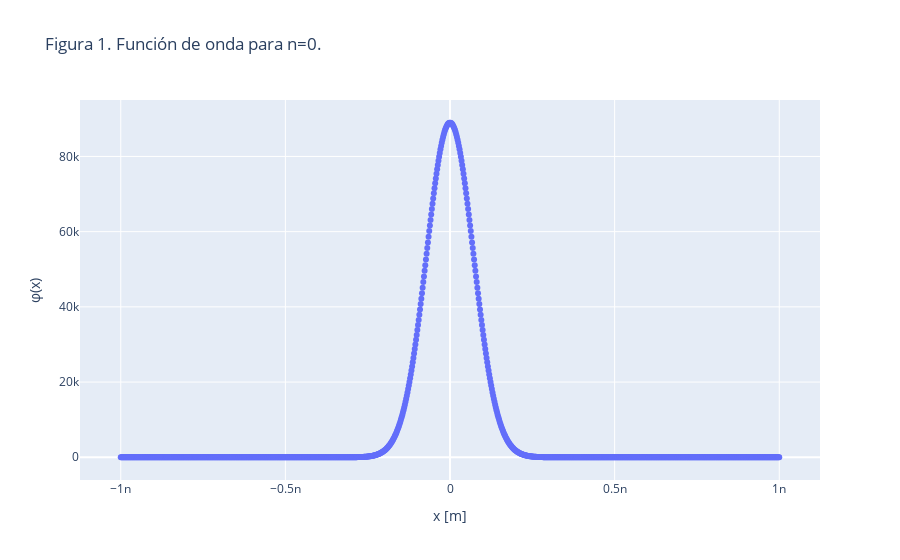

Notebook code for this chart:
### Code cell
n = 0
fig = go.Figure(data=go.Scatter(x=x, y=phi_n(x, n), mode='markers'))
fig.update_layout(
    xaxis_title='x [m]',
    yaxis_title=r'φ(x)',
    title=f'Figura 1. Función de onda para n={n}.'
)
fig.show()

### Figure 1 — Plotly figure (JSON) as saved in the notebook; plotly's stock layout.template omitted (floating-point values rounded to 4 significant figures; data arrays with more than 128 entries replaced by an {"elided": "..."} marker saying what was removed)
{"data": [{"mode": "markers", "type": "scatter", "x": {"elided": "1000 float values"}, "y": {"elided": "1000 float values"}}], "layout": {"title": {"text": "Figura 1. Función de onda para n=0."}, "xaxis": {"title": {"text": "x [m]"}}, "yaxis": {"title": {"text": "φ(x)"}}}}
